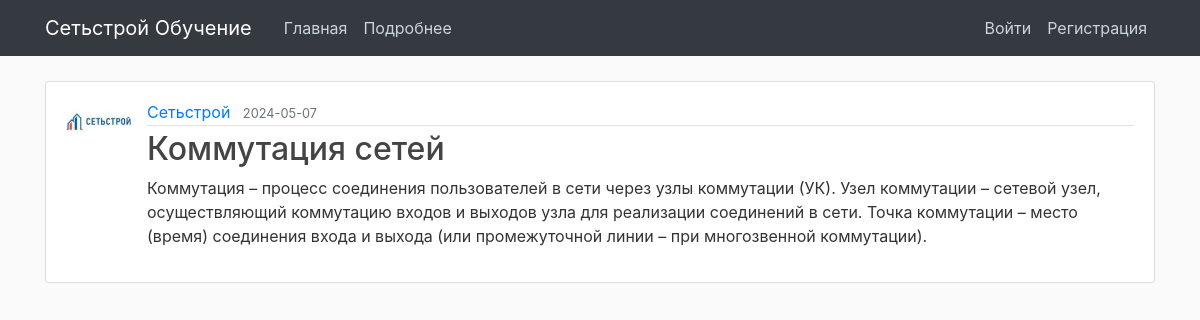
Screenshot of /post/3 with the database file from the repository.
### main/models.py (models this page shows, shortened)
class User(db.Model, UserMixin):
    id = db.Column(db.Integer, primary_key=True)
    username = db.Column(db.String(70), nullable=False)
    email = db.Column(db.String(120), unique=True, nullable=False)
    image_file = db.Column(db.String(20), nullable=False, default='default.jpg')
    password = db.Column(db.String(60), nullable=False)
    role = db.Column(db.Integer, default=0)
    posts = db.relationship('Post', backref='author', lazy=True)
    passed_tests = db.relationship('PassedTests', backref='passed', lazy=True)

class Post(db.Model):
    id = db.Column(db.Integer, primary_key=True)
    title = db.Column(db.String(100), nullable=False)
    date_posted = db.Column(db.DateTime, nullable=False, default=datetime.utcnow)
    content = db.Column(db.Text, nullable=False, default='default.jpg')
    user_id = db.Column(db.Integer, db.ForeignKey('user.id'), nullable=False)
    questions = db.relationship('Publication', backref='availableTests', lazy=True)

### main/routes.py (the view)
@app.route("/post/<int:post_id>")
def post(post_id):
    post = Post.query.get_or_404(post_id)
    quest = db.session.query(Publication).filter(Publication.post_id == post_id).all()
    if quest:
        quest = quest[0]
    else:
        quest = None
    return render_template('post.html', quest=quest, title=post.title, post=post)

### main/templates/post.html (shortened to what this page needs)
{% extends "layout.html" %}
{% block content %}
  <article class="media content-section">
    <img class="rounded-circle article-img" src="{{ url_for('static', filename='profile_pics/' + post.author.image_file) }}">
    <div class="media-body py-2">
      <div class="article-metadata">
        <a class="mr-2" href="{{ url_for('user_posts', username=post.author.username) }}">{{ post.author.username }}</a>
        <small class="text-muted">{{ post.date_posted.strftime('%Y-%m-%d') }}</small>
      </div>
      <h2 class="article-title">{{ post.title }}</h2>
      <p class="article-content">{{ post.content }}</p>
    </div>
  </article>
{% endblock content %}

### main/static/main.css (style rules this page uses)
body { background: #fafafa; color: #333333; margin-top: 5rem; }
h1, h2, h3, h4, h5, h6 { color: #444444; }
.content-section { background: #ffffff; padding: 10px 20px; border: 1px solid #dddddd; border-radius: 3px; margin-bottom: 20px; }
.article-title { color: #444444; }
.article-content { white-space: pre-line; }
.article-img { height: 65px; width: 65px; margin-right: 16px; }
.article-metadata { padding-bottom: 1px; margin-bottom: 4px; border-bottom: 1px solid #e3e3e3 }

### rows the page displays
User: image_file (picture), author.username "Сетьстрой"
Post: date_posted "2024-05-07", title "Коммутация сетей", content "Коммутация – процесс соединения пользователей в сети через узлы коммутации (УК). Узел коммутации – сетевой узел, осуществляющий коммутацию входов и выходов узла для реализации соединений в сети. Точка коммутации – место (время) соединения входа и выхода (или промежуточной линии – при многозвенной коммутации)."
